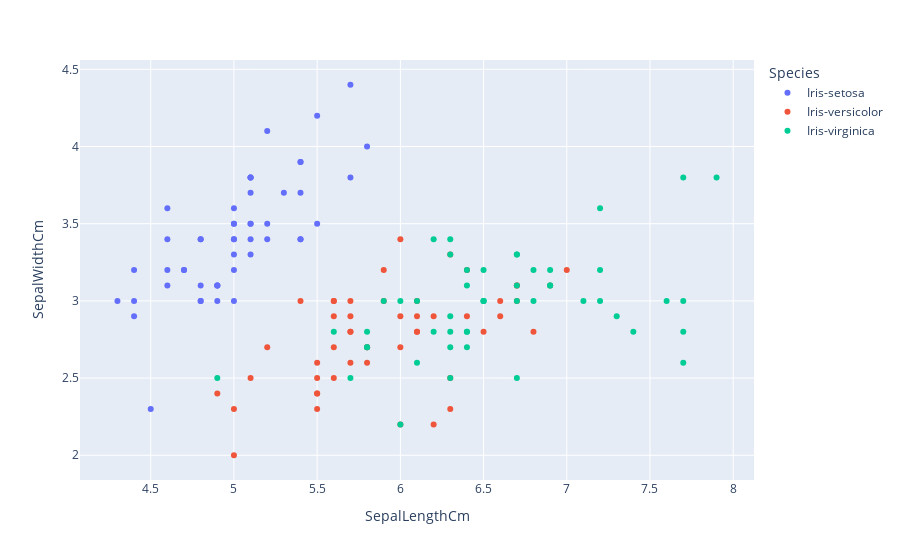
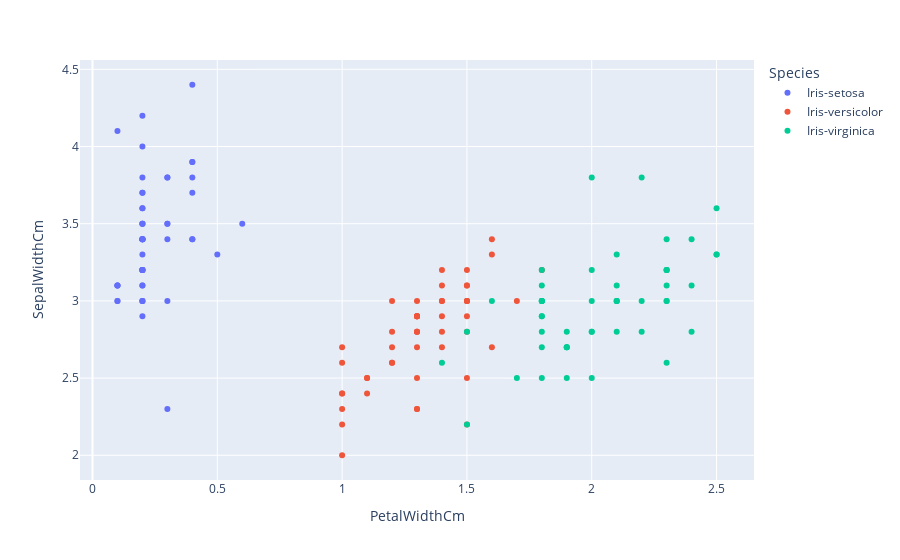
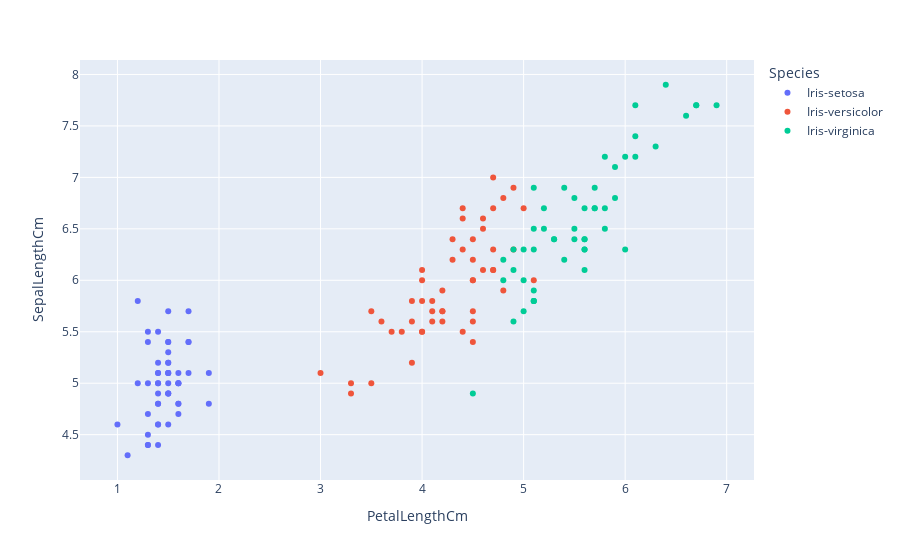
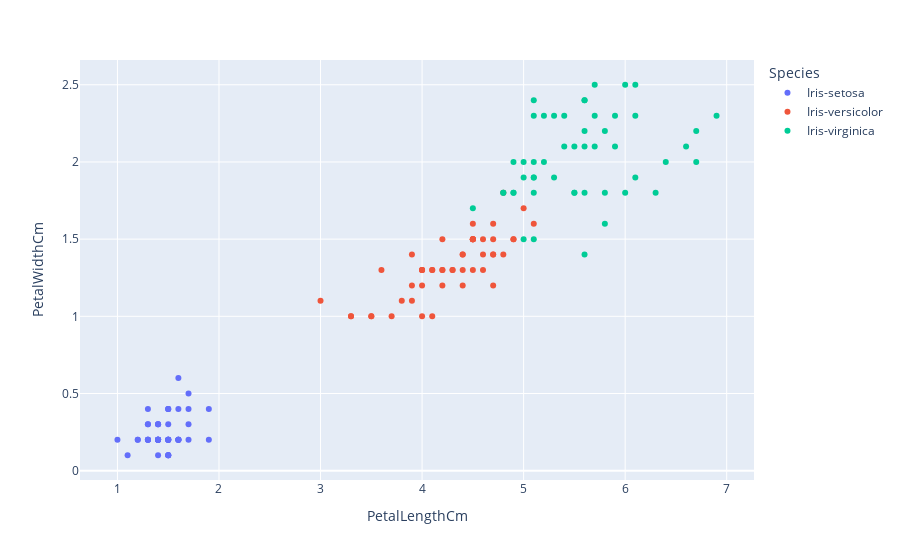

Notebook source saved alongside these figures, in order:
### Markdown cell above
# Inference:

From the above graph we can infer that the optimum number of clusters is 3 - one for Setosa, one for Versicolor, and another one for Virginica. 

Also, the most segregated graphs of the above are the PetalLength vs PetalWidth and SepalWidth vs PetalWidth graphs.

So we'll focus on the parameters ```PetalLength```, ```PetalWidth```, and ```SepalWidth```

### Code cell
px.scatter(data, x = "SepalLengthCm", y = "SepalWidthCm", color="Species").show()
px.scatter(data, x = "PetalWidthCm", y = "SepalWidthCm", color="Species").show()
px.scatter(data, x = "PetalLengthCm", y = "SepalLengthCm", color="Species").show()
px.scatter(data, x = "PetalLengthCm", y = "PetalWidthCm", color="Species").show()

### Figure 1 — Plotly figure (JSON) as saved in the notebook; plotly's stock layout.template omitted (floating-point values rounded to 4 significant figures)
{"data": [{"hovertemplate": "Species=Iris-setosa<br>SepalLengthCm=%{x}<br>SepalWidthCm=%{y}<extra></extra>", "legendgroup": "Iris-setosa", "marker": {"color": "#636efa", "symbol": "circle"}, "mode": "markers", "name": "Iris-setosa", "orientation": "v", "showlegend": true, "type": "scatter", "x": [5.1, 4.9, 4.7, 4.6, 5, 5.4, 4.6, 5, 4.4, 4.9, 5.4, 4.8, 4.8, 4.3, 5.8, 5.7, 5.4, 5.1, 5.7, 5.1, 5.4, 5.1, 4.6, 5.1, 4.8, 5, 5, 5.2, 5.2, 4.7, 4.8, 5.4, 5.2, 5.5, 4.9, 5, 5.5, 4.9, 4.4, 5.1, 5, 4.5, 4.4, 5, 5.1, 4.8, 5.1, 4.6, 5.3, 5], "xaxis": "x", "y": [3.5, 3, 3.2, 3.1, 3.6, 3.9, 3.4, 3.4, 2.9, 3.1, 3.7, 3.4, 3, 3, 4, 4.4, 3.9, 3.5, 3.8, 3.8, 3.4, 3.7, 3.6, 3.3, 3.4, 3, 3.4, 3.5, 3.4, 3.2, 3.1, 3.4, 4.1, 4.2, 3.1, 3.2, 3.5, 3.1, 3, 3.4, 3.5, 2.3, 3.2, 3.5, 3.8, 3, 3.8, 3.2, 3.7, 3.3], "yaxis": "y"}, {"hovertemplate": "Species=Iris-versicolor<br>SepalLengthCm=%{x}<br>SepalWidthCm=%{y}<extra></extra>", "legendgroup": "Iris-versicolor", "marker": {"color": "#EF553B", "symbol": "circle"}, "mode": "markers", "name": "Iris-versicolor", "orientation": "v", "showlegend": true, "type": "scatter", "x": [7, 6.4, 6.9, 5.5, 6.5, 5.7, 6.3, 4.9, 6.6, 5.2, 5, 5.9, 6, 6.1, 5.6, 6.7, 5.6, 5.8, 6.2, 5.6, 5.9, 6.1, 6.3, 6.1, 6.4, 6.6, 6.8, 6.7, 6, 5.7, 5.5, 5.5, 5.8, 6, 5.4, 6, 6.7, 6.3, 5.6, 5.5, 5.5, 6.1, 5.8, 5, 5.6, 5.7, 5.7, 6.2, 5.1, 5.7], "xaxis": "x", "y": [3.2, 3.2, 3.1, 2.3, 2.8, 2.8, 3.3, 2.4, 2.9, 2.7, 2, 3, 2.2, 2.9, 2.9, 3.1, 3, 2.7, 2.2, 2.5, 3.2, 2.8, 2.5, 2.8, 2.9, 3, 2.8, 3, 2.9, 2.6, 2.4, 2.4, 2.7, 2.7, 3, 3.4, 3.1, 2.3, 3, 2.5, 2.6, 3, 2.6, 2.3, 2.7, 3, 2.9, 2.9, 2.5, 2.8], "yaxis": "y"}, {"hovertemplate": "Species=Iris-virginica<br>SepalLengthCm=%{x}<br>SepalWidthCm=%{y}<extra></extra>", "legendgroup": "Iris-virginica", "marker": {"color": "#00cc96", "symbol": "circle"}, "mode": "markers", "name": "Iris-virginica", "orientation": "v", "showlegend": true, "type": "scatter", "x": [6.3, 5.8, 7.1, 6.3, 6.5, 7.6, 4.9, 7.3, 6.7, 7.2, 6.5, 6.4, 6.8, 5.7, 5.8, 6.4, 6.5, 7.7, 7.7, 6, 6.9, 5.6, 7.7, 6.3, 6.7, 7.2, 6.2, 6.1, 6.4, 7.2, 7.4, 7.9, 6.4, 6.3, 6.1, 7.7, 6.3, 6.4, 6, 6.9, 6.7, 6.9, 5.8, 6.8, 6.7, 6.7, 6.3, 6.5, 6.2, 5.9], "xaxis": "x", "y": [3.3, 2.7, 3, 2.9, 3, 3, 2.5, 2.9, 2.5, 3.6, 3.2, 2.7, 3, 2.5, 2.8, 3.2, 3, 3.8, 2.6, 2.2, 3.2, 2.8, 2.8, 2.7, 3.3, 3.2, 2.8, 3, 2.8, 3, 2.8, 3.8, 2.8, 2.8, 2.6, 3, 3.4, 3.1, 3, 3.1, 3.1, 3.1, 2.7, 3.2, 3.3, 3, 2.5, 3, 3.4, 3], "yaxis": "y"}], "layout": {"legend": {"title": {"text": "Species"}, "tracegroupgap": 0}, "margin": {"t": 60}, "xaxis": {"anchor": "y", "domain": [0, 1], "title": {"text": "SepalLengthCm"}}, "yaxis": {"anchor": "x", "domain": [0, 1], "title": {"text": "SepalWidthCm"}}}}

### Figure 2 — Plotly figure (JSON) as saved in the notebook; plotly's stock layout.template omitted (floating-point values rounded to 4 significant figures)
{"data": [{"hovertemplate": "Species=Iris-setosa<br>PetalWidthCm=%{x}<br>SepalWidthCm=%{y}<extra></extra>", "legendgroup": "Iris-setosa", "marker": {"color": "#636efa", "symbol": "circle"}, "mode": "markers", "name": "Iris-setosa", "orientation": "v", "showlegend": true, "type": "scatter", "x": [0.2, 0.2, 0.2, 0.2, 0.2, 0.4, 0.3, 0.2, 0.2, 0.1, 0.2, 0.2, 0.1, 0.1, 0.2, 0.4, 0.4, 0.3, 0.3, 0.3, 0.2, 0.4, 0.2, 0.5, 0.2, 0.2, 0.4, 0.2, 0.2, 0.2, 0.2, 0.4, 0.1, 0.2, 0.1, 0.2, 0.2, 0.1, 0.2, 0.2, 0.3, 0.3, 0.2, 0.6, 0.4, 0.3, 0.2, 0.2, 0.2, 0.2], "xaxis": "x", "y": [3.5, 3, 3.2, 3.1, 3.6, 3.9, 3.4, 3.4, 2.9, 3.1, 3.7, 3.4, 3, 3, 4, 4.4, 3.9, 3.5, 3.8, 3.8, 3.4, 3.7, 3.6, 3.3, 3.4, 3, 3.4, 3.5, 3.4, 3.2, 3.1, 3.4, 4.1, 4.2, 3.1, 3.2, 3.5, 3.1, 3, 3.4, 3.5, 2.3, 3.2, 3.5, 3.8, 3, 3.8, 3.2, 3.7, 3.3], "yaxis": "y"}, {"hovertemplate": "Species=Iris-versicolor<br>PetalWidthCm=%{x}<br>SepalWidthCm=%{y}<extra></extra>", "legendgroup": "Iris-versicolor", "marker": {"color": "#EF553B", "symbol": "circle"}, "mode": "markers", "name": "Iris-versicolor", "orientation": "v", "showlegend": true, "type": "scatter", "x": [1.4, 1.5, 1.5, 1.3, 1.5, 1.3, 1.6, 1, 1.3, 1.4, 1, 1.5, 1, 1.4, 1.3, 1.4, 1.5, 1, 1.5, 1.1, 1.8, 1.3, 1.5, 1.2, 1.3, 1.4, 1.4, 1.7, 1.5, 1, 1.1, 1, 1.2, 1.6, 1.5, 1.6, 1.5, 1.3, 1.3, 1.3, 1.2, 1.4, 1.2, 1, 1.3, 1.2, 1.3, 1.3, 1.1, 1.3], "xaxis": "x", "y": [3.2, 3.2, 3.1, 2.3, 2.8, 2.8, 3.3, 2.4, 2.9, 2.7, 2, 3, 2.2, 2.9, 2.9, 3.1, 3, 2.7, 2.2, 2.5, 3.2, 2.8, 2.5, 2.8, 2.9, 3, 2.8, 3, 2.9, 2.6, 2.4, 2.4, 2.7, 2.7, 3, 3.4, 3.1, 2.3, 3, 2.5, 2.6, 3, 2.6, 2.3, 2.7, 3, 2.9, 2.9, 2.5, 2.8], "yaxis": "y"}, {"hovertemplate": "Species=Iris-virginica<br>PetalWidthCm=%{x}<br>SepalWidthCm=%{y}<extra></extra>", "legendgroup": "Iris-virginica", "marker": {"color": "#00cc96", "symbol": "circle"}, "mode": "markers", "name": "Iris-virginica", "orientation": "v", "showlegend": true, "type": "scatter", "x": [2.5, 1.9, 2.1, 1.8, 2.2, 2.1, 1.7, 1.8, 1.8, 2.5, 2, 1.9, 2.1, 2, 2.4, 2.3, 1.8, 2.2, 2.3, 1.5, 2.3, 2, 2, 1.8, 2.1, 1.8, 1.8, 1.8, 2.1, 1.6, 1.9, 2, 2.2, 1.5, 1.4, 2.3, 2.4, 1.8, 1.8, 2.1, 2.4, 2.3, 1.9, 2.3, 2.5, 2.3, 1.9, 2, 2.3, 1.8], "xaxis": "x", "y": [3.3, 2.7, 3, 2.9, 3, 3, 2.5, 2.9, 2.5, 3.6, 3.2, 2.7, 3, 2.5, 2.8, 3.2, 3, 3.8, 2.6, 2.2, 3.2, 2.8, 2.8, 2.7, 3.3, 3.2, 2.8, 3, 2.8, 3, 2.8, 3.8, 2.8, 2.8, 2.6, 3, 3.4, 3.1, 3, 3.1, 3.1, 3.1, 2.7, 3.2, 3.3, 3, 2.5, 3, 3.4, 3], "yaxis": "y"}], "layout": {"legend": {"title": {"text": "Species"}, "tracegroupgap": 0}, "margin": {"t": 60}, "xaxis": {"anchor": "y", "domain": [0, 1], "title": {"text": "PetalWidthCm"}}, "yaxis": {"anchor": "x", "domain": [0, 1], "title": {"text": "SepalWidthCm"}}}}

### Figure 3 — Plotly figure (JSON) as saved in the notebook; plotly's stock layout.template omitted (floating-point values rounded to 4 significant figures)
{"data": [{"hovertemplate": "Species=Iris-setosa<br>PetalLengthCm=%{x}<br>SepalLengthCm=%{y}<extra></extra>", "legendgroup": "Iris-setosa", "marker": {"color": "#636efa", "symbol": "circle"}, "mode": "markers", "name": "Iris-setosa", "orientation": "v", "showlegend": true, "type": "scatter", "x": [1.4, 1.4, 1.3, 1.5, 1.4, 1.7, 1.4, 1.5, 1.4, 1.5, 1.5, 1.6, 1.4, 1.1, 1.2, 1.5, 1.3, 1.4, 1.7, 1.5, 1.7, 1.5, 1, 1.7, 1.9, 1.6, 1.6, 1.5, 1.4, 1.6, 1.6, 1.5, 1.5, 1.4, 1.5, 1.2, 1.3, 1.5, 1.3, 1.5, 1.3, 1.3, 1.3, 1.6, 1.9, 1.4, 1.6, 1.4, 1.5, 1.4], "xaxis": "x", "y": [5.1, 4.9, 4.7, 4.6, 5, 5.4, 4.6, 5, 4.4, 4.9, 5.4, 4.8, 4.8, 4.3, 5.8, 5.7, 5.4, 5.1, 5.7, 5.1, 5.4, 5.1, 4.6, 5.1, 4.8, 5, 5, 5.2, 5.2, 4.7, 4.8, 5.4, 5.2, 5.5, 4.9, 5, 5.5, 4.9, 4.4, 5.1, 5, 4.5, 4.4, 5, 5.1, 4.8, 5.1, 4.6, 5.3, 5], "yaxis": "y"}, {"hovertemplate": "Species=Iris-versicolor<br>PetalLengthCm=%{x}<br>SepalLengthCm=%{y}<extra></extra>", "legendgroup": "Iris-versicolor", "marker": {"color": "#EF553B", "symbol": "circle"}, "mode": "markers", "name": "Iris-versicolor", "orientation": "v", "showlegend": true, "type": "scatter", "x": [4.7, 4.5, 4.9, 4, 4.6, 4.5, 4.7, 3.3, 4.6, 3.9, 3.5, 4.2, 4, 4.7, 3.6, 4.4, 4.5, 4.1, 4.5, 3.9, 4.8, 4, 4.9, 4.7, 4.3, 4.4, 4.8, 5, 4.5, 3.5, 3.8, 3.7, 3.9, 5.1, 4.5, 4.5, 4.7, 4.4, 4.1, 4, 4.4, 4.6, 4, 3.3, 4.2, 4.2, 4.2, 4.3, 3, 4.1], "xaxis": "x", "y": [7, 6.4, 6.9, 5.5, 6.5, 5.7, 6.3, 4.9, 6.6, 5.2, 5, 5.9, 6, 6.1, 5.6, 6.7, 5.6, 5.8, 6.2, 5.6, 5.9, 6.1, 6.3, 6.1, 6.4, 6.6, 6.8, 6.7, 6, 5.7, 5.5, 5.5, 5.8, 6, 5.4, 6, 6.7, 6.3, 5.6, 5.5, 5.5, 6.1, 5.8, 5, 5.6, 5.7, 5.7, 6.2, 5.1, 5.7], "yaxis": "y"}, {"hovertemplate": "Species=Iris-virginica<br>PetalLengthCm=%{x}<br>SepalLengthCm=%{y}<extra></extra>", "legendgroup": "Iris-virginica", "marker": {"color": "#00cc96", "symbol": "circle"}, "mode": "markers", "name": "Iris-virginica", "orientation": "v", "showlegend": true, "type": "scatter", "x": [6, 5.1, 5.9, 5.6, 5.8, 6.6, 4.5, 6.3, 5.8, 6.1, 5.1, 5.3, 5.5, 5, 5.1, 5.3, 5.5, 6.7, 6.9, 5, 5.7, 4.9, 6.7, 4.9, 5.7, 6, 4.8, 4.9, 5.6, 5.8, 6.1, 6.4, 5.6, 5.1, 5.6, 6.1, 5.6, 5.5, 4.8, 5.4, 5.6, 5.1, 5.1, 5.9, 5.7, 5.2, 5, 5.2, 5.4, 5.1], "xaxis": "x", "y": [6.3, 5.8, 7.1, 6.3, 6.5, 7.6, 4.9, 7.3, 6.7, 7.2, 6.5, 6.4, 6.8, 5.7, 5.8, 6.4, 6.5, 7.7, 7.7, 6, 6.9, 5.6, 7.7, 6.3, 6.7, 7.2, 6.2, 6.1, 6.4, 7.2, 7.4, 7.9, 6.4, 6.3, 6.1, 7.7, 6.3, 6.4, 6, 6.9, 6.7, 6.9, 5.8, 6.8, 6.7, 6.7, 6.3, 6.5, 6.2, 5.9], "yaxis": "y"}], "layout": {"legend": {"title": {"text": "Species"}, "tracegroupgap": 0}, "margin": {"t": 60}, "xaxis": {"anchor": "y", "domain": [0, 1], "title": {"text": "PetalLengthCm"}}, "yaxis": {"anchor": "x", "domain": [0, 1], "title": {"text": "SepalLengthCm"}}}}

### Figure 4 — Plotly figure (JSON) as saved in the notebook; plotly's stock layout.template omitted (floating-point values rounded to 4 significant figures)
{"data": [{"hovertemplate": "Species=Iris-setosa<br>PetalLengthCm=%{x}<br>PetalWidthCm=%{y}<extra></extra>", "legendgroup": "Iris-setosa", "marker": {"color": "#636efa", "symbol": "circle"}, "mode": "markers", "name": "Iris-setosa", "orientation": "v", "showlegend": true, "type": "scatter", "x": [1.4, 1.4, 1.3, 1.5, 1.4, 1.7, 1.4, 1.5, 1.4, 1.5, 1.5, 1.6, 1.4, 1.1, 1.2, 1.5, 1.3, 1.4, 1.7, 1.5, 1.7, 1.5, 1, 1.7, 1.9, 1.6, 1.6, 1.5, 1.4, 1.6, 1.6, 1.5, 1.5, 1.4, 1.5, 1.2, 1.3, 1.5, 1.3, 1.5, 1.3, 1.3, 1.3, 1.6, 1.9, 1.4, 1.6, 1.4, 1.5, 1.4], "xaxis": "x", "y": [0.2, 0.2, 0.2, 0.2, 0.2, 0.4, 0.3, 0.2, 0.2, 0.1, 0.2, 0.2, 0.1, 0.1, 0.2, 0.4, 0.4, 0.3, 0.3, 0.3, 0.2, 0.4, 0.2, 0.5, 0.2, 0.2, 0.4, 0.2, 0.2, 0.2, 0.2, 0.4, 0.1, 0.2, 0.1, 0.2, 0.2, 0.1, 0.2, 0.2, 0.3, 0.3, 0.2, 0.6, 0.4, 0.3, 0.2, 0.2, 0.2, 0.2], "yaxis": "y"}, {"hovertemplate": "Species=Iris-versicolor<br>PetalLengthCm=%{x}<br>PetalWidthCm=%{y}<extra></extra>", "legendgroup": "Iris-versicolor", "marker": {"color": "#EF553B", "symbol": "circle"}, "mode": "markers", "name": "Iris-versicolor", "orientation": "v", "showlegend": true, "type": "scatter", "x": [4.7, 4.5, 4.9, 4, 4.6, 4.5, 4.7, 3.3, 4.6, 3.9, 3.5, 4.2, 4, 4.7, 3.6, 4.4, 4.5, 4.1, 4.5, 3.9, 4.8, 4, 4.9, 4.7, 4.3, 4.4, 4.8, 5, 4.5, 3.5, 3.8, 3.7, 3.9, 5.1, 4.5, 4.5, 4.7, 4.4, 4.1, 4, 4.4, 4.6, 4, 3.3, 4.2, 4.2, 4.2, 4.3, 3, 4.1], "xaxis": "x", "y": [1.4, 1.5, 1.5, 1.3, 1.5, 1.3, 1.6, 1, 1.3, 1.4, 1, 1.5, 1, 1.4, 1.3, 1.4, 1.5, 1, 1.5, 1.1, 1.8, 1.3, 1.5, 1.2, 1.3, 1.4, 1.4, 1.7, 1.5, 1, 1.1, 1, 1.2, 1.6, 1.5, 1.6, 1.5, 1.3, 1.3, 1.3, 1.2, 1.4, 1.2, 1, 1.3, 1.2, 1.3, 1.3, 1.1, 1.3], "yaxis": "y"}, {"hovertemplate": "Species=Iris-virginica<br>PetalLengthCm=%{x}<br>PetalWidthCm=%{y}<extra></extra>", "legendgroup": "Iris-virginica", "marker": {"color": "#00cc96", "symbol": "circle"}, "mode": "markers", "name": "Iris-virginica", "orientation": "v", "showlegend": true, "type": "scatter", "x": [6, 5.1, 5.9, 5.6, 5.8, 6.6, 4.5, 6.3, 5.8, 6.1, 5.1, 5.3, 5.5, 5, 5.1, 5.3, 5.5, 6.7, 6.9, 5, 5.7, 4.9, 6.7, 4.9, 5.7, 6, 4.8, 4.9, 5.6, 5.8, 6.1, 6.4, 5.6, 5.1, 5.6, 6.1, 5.6, 5.5, 4.8, 5.4, 5.6, 5.1, 5.1, 5.9, 5.7, 5.2, 5, 5.2, 5.4, 5.1], "xaxis": "x", "y": [2.5, 1.9, 2.1, 1.8, 2.2, 2.1, 1.7, 1.8, 1.8, 2.5, 2, 1.9, 2.1, 2, 2.4, 2.3, 1.8, 2.2, 2.3, 1.5, 2.3, 2, 2, 1.8, 2.1, 1.8, 1.8, 1.8, 2.1, 1.6, 1.9, 2, 2.2, 1.5, 1.4, 2.3, 2.4, 1.8, 1.8, 2.1, 2.4, 2.3, 1.9, 2.3, 2.5, 2.3, 1.9, 2, 2.3, 1.8], "yaxis": "y"}], "layout": {"legend": {"title": {"text": "Species"}, "tracegroupgap": 0}, "margin": {"t": 60}, "xaxis": {"anchor": "y", "domain": [0, 1], "title": {"text": "PetalLengthCm"}}, "yaxis": {"anchor": "x", "domain": [0, 1], "title": {"text": "PetalWidthCm"}}}}
